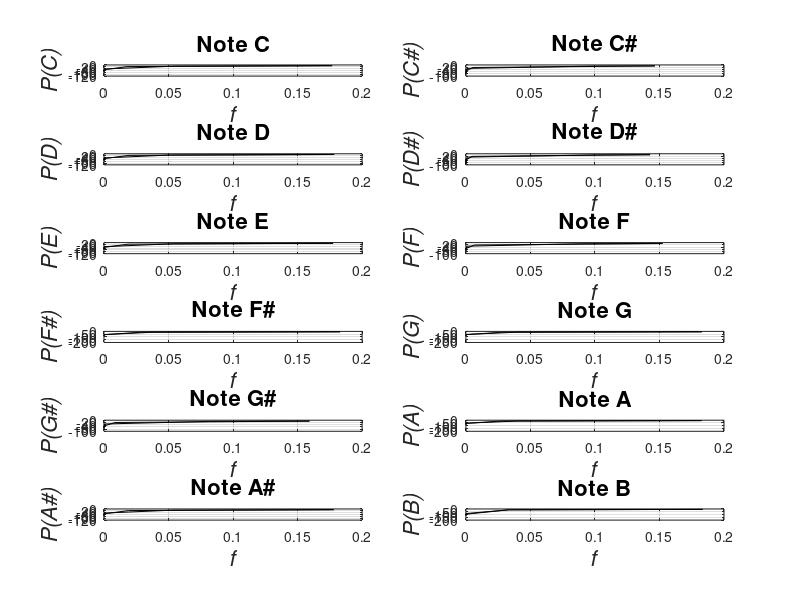
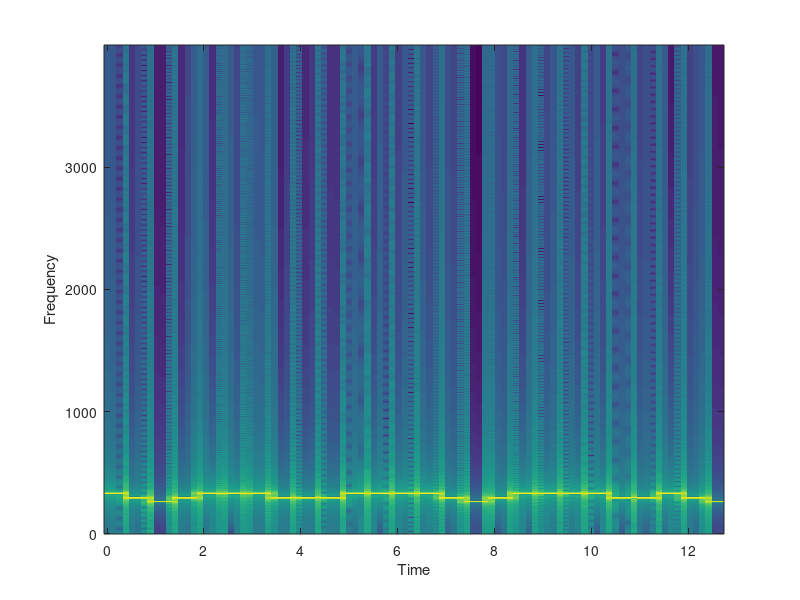
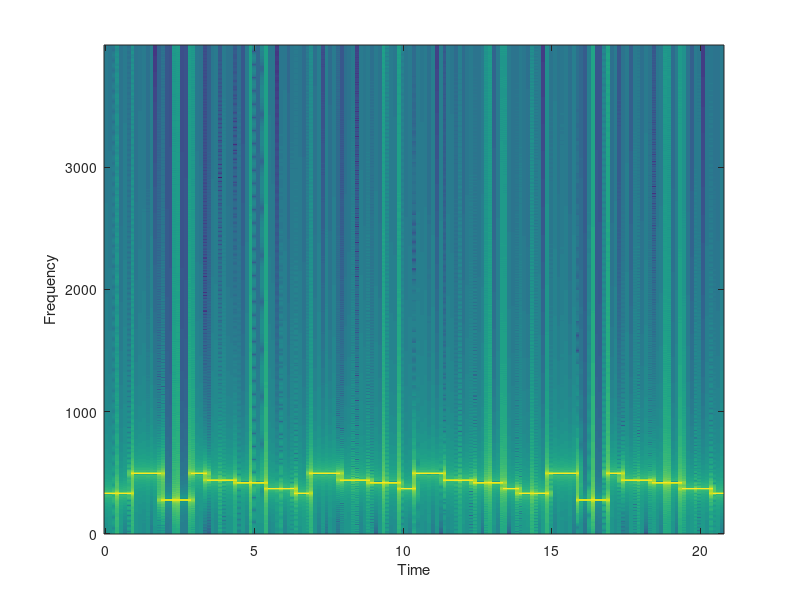
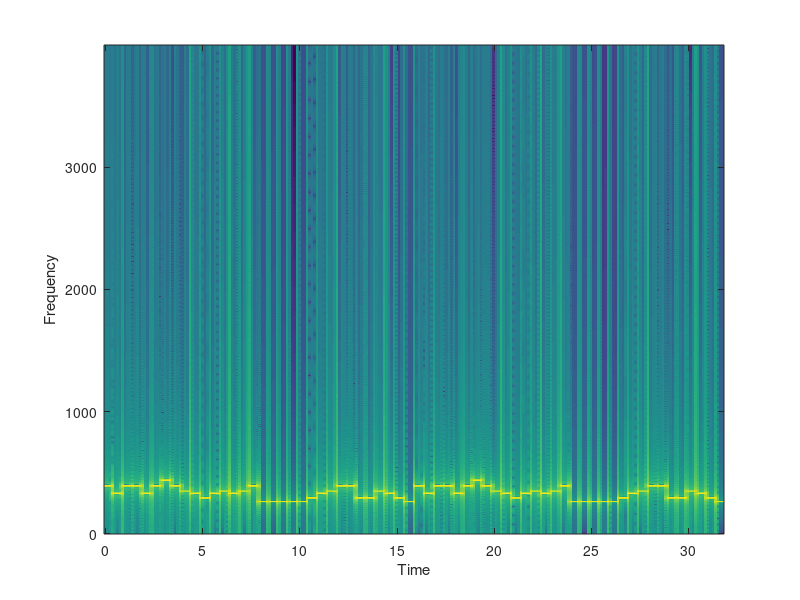

Write the MATLAB code that produced these figures, in order.
%%%%%%%%%%%%%%%%%%%%%%%%%%%%%%%%%%%%%%%%%%%%%%%%%%%%%%%%%%%%%%%%%%%%%%%%%%%
% Cleaning
%%%%%%%%%%%%%%%%%%%%%%%%%%%%%%%%%%%%%%%%%%%%%%%%%%%%%%%%%%%%%%%%%%%%%%%%%%%

clear all, close all, home

%%%%%%%%%%%%%%%%%%%%%%%%%%%%%%%%%%%%%%%%%%%%%%%%%%%%%%%%%%%%%%%%%%%%%%%%%%%
% Notes
%%%%%%%%%%%%%%%%%%%%%%%%%%%%%%%%%%%%%%%%%%%%%%%%%%%%%%%%%%%%%%%%%%%%%%%%%%%

%Defining the notes
note=@(f)cos(2*pi*f.*[0:1/8000:0.5]);

%Freq of the 4th note in each octave in Hz
C=note(261.63);
Cs=note(277.18);
D=note(293.66);
Ds=note(311.13);
E=note(329.63);
F=note(349.23);
Fs=note(369.99);
G=note(392);
Gs=note(415.3);
A=note(440);
As=note(466.16);
B=note(493.88);

%Power spectral density computation function
P=@(note)periodogram(note,hamming(length(note)),length(note),8000,'power');

figure
subplot(621)
plot(P(C),10*log10(P(C)),'Color','k'),grid;
xlabel('f','FontSize',16,'FontAngle','italic')
ylabel('P(C)','FontSize',16,'FontAngle','italic')
title('Note C','FontSize',16)

subplot(622)
plot(P(Cs),10*log10(P(Cs)),'Color','k'),grid;
xlabel('f','FontSize',16,'FontAngle','italic')
ylabel('P(C#)','FontSize',16,'FontAngle','italic')
title('Note C#','FontSize',16)

subplot(623)
plot(P(D),10*log10(P(D)),'Color','k'),grid;
xlabel('f','FontSize',16,'FontAngle','italic')
ylabel('P(D)','FontSize',16,'FontAngle','italic')
title('Note D','FontSize',16)

subplot(624)
plot(P(Ds),10*log10(P(Ds)),'Color','k'),grid;
xlabel('f','FontSize',16,'FontAngle','italic')
ylabel('P(D#)','FontSize',16,'FontAngle','italic')
title('Note D#','FontSize',16)

subplot(625)
plot(P(E),10*log10(P(E)),'Color','k'),grid;
xlabel('f','FontSize',16,'FontAngle','italic')
ylabel('P(E)','FontSize',16,'FontAngle','italic')
title('Note E','FontSize',16)

subplot(626)
plot(P(F),10*log10(P(F)),'Color','k'),grid;
xlabel('f','FontSize',16,'FontAngle','italic')
ylabel('P(F)','FontSize',16,'FontAngle','italic')
title('Note F','FontSize',16)

subplot(627)
plot(P(Fs),10*log10(P(Fs)),'Color','k'),grid;
xlabel('f','FontSize',16,'FontAngle','italic')
ylabel('P(F#)','FontSize',16,'FontAngle','italic')
title('Note F#','FontSize',16)

subplot(628)
plot(P(G),10*log10(P(G)),'Color','k'),grid;
xlabel('f','FontSize',16,'FontAngle','italic')
ylabel('P(G)','FontSize',16,'FontAngle','italic')
title('Note G','FontSize',16)

subplot(629)
plot(P(Gs),10*log10(P(Gs)),'Color','k'),grid;
xlabel('f','FontSize',16,'FontAngle','italic')
ylabel('P(G#)','FontSize',16,'FontAngle','italic')
title('Note G#','FontSize',16)

subplot(6,2,10)
plot(P(A),10*log10(P(A)),'Color','k'),grid;
xlabel('f','FontSize',16,'FontAngle','italic')
ylabel('P(A)','FontSize',16,'FontAngle','italic')
title('Note A','FontSize',16)

subplot(6,2,11)
plot(P(As),10*log10(P(As)),'Color','k'),grid;
xlabel('f','FontSize',16,'FontAngle','italic')
ylabel('P(A#)','FontSize',16,'FontAngle','italic')
title('Note A#','FontSize',16)

subplot(6,2,12)
plot(P(B),10*log10(P(B)),'Color','k'),grid;
xlabel('f','FontSize',16,'FontAngle','italic')
ylabel('P(B)','FontSize',16,'FontAngle','italic')
title('Note B','FontSize',16)

%%%%%%%%%%%%%%%%%%%%%%%%%%%%%%%%%%%%%%%%%%%%%%%%%%%%%%%%%%%%%%%%%%%%%%%%%%%
% Songs
%%%%%%%%%%%%%%%%%%%%%%%%%%%%%%%%%%%%%%%%%%%%%%%%%%%%%%%%%%%%%%%%%%%%%%%%%%%
song_Mary=[E,D,C,D,E,E,E,D,D,D,E,E,E,E,D,C,D,E,E,E,E,D,D,E,D,C];
song_Twinkle=[E,E,B,B,Cs,Cs,B,A,A,Gs,Gs,Fs,Fs,E,B,B,A,A,Gs,Gs,Fs,B,B,A,A,...
    Gs,Gs,Fs,E,E,B,B,Cs,Cs,B,A,A,Gs,Gs,Fs,Fs,E];
song_Barney=[G,E,G,G,E,G,A,G,F,E,D,E,F,E,F,G,C,C,C,C,C,D,E,F,G,G,D,D,F,E,...
    D,C,G,E,G,G,E,G,A,G,F,E,D,E,F,E,F,G,C,C,C,C,C,D,E,F,G,G,D,D,F,E,D,C];
%Mary Plot
figure
specgram(song_Mary,2048,8000,hamming(2048),1024);
%Twinkle Plot
figure
specgram(song_Twinkle,2048,8000,hamming(2048),1024);
%Barney
figure
specgram(song_Barney,2048,8000,hamming(2048),1024);
